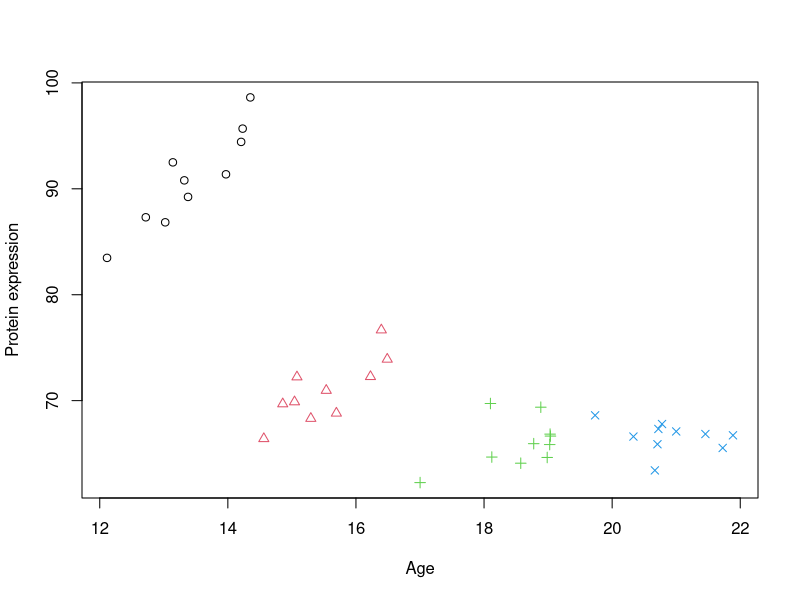
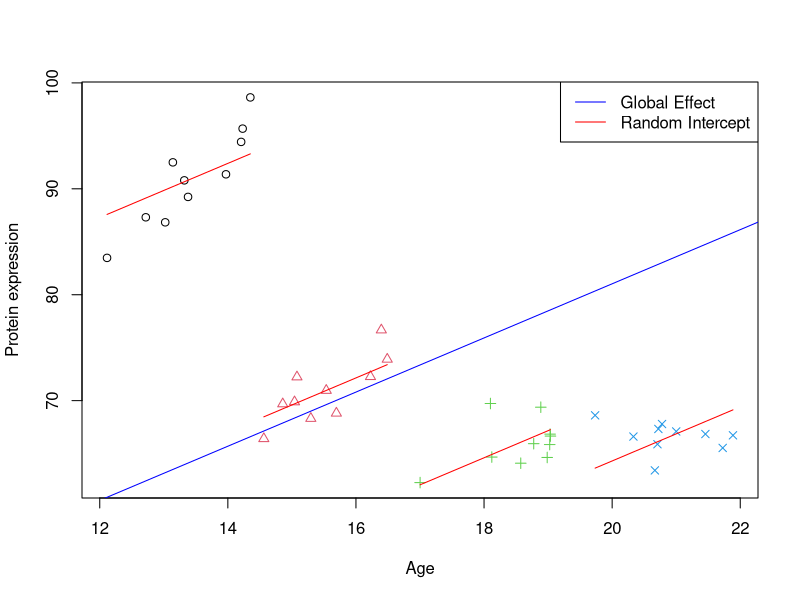
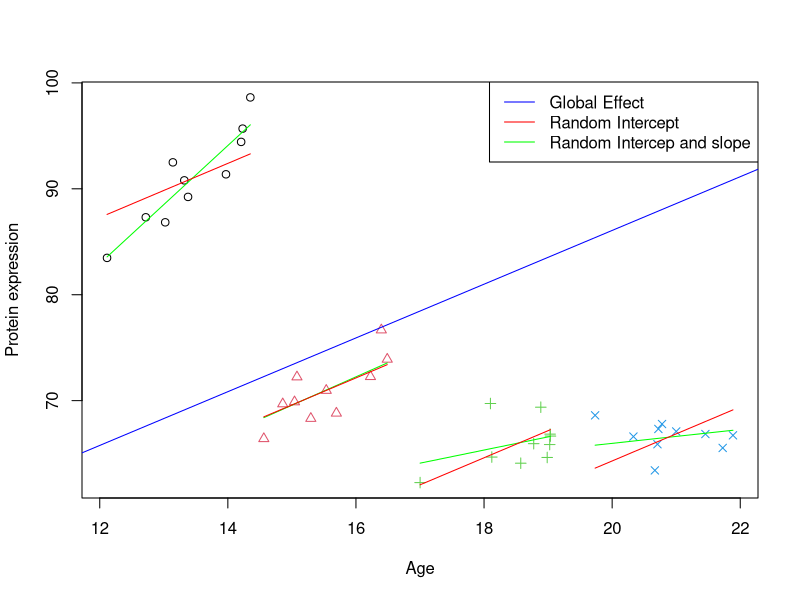
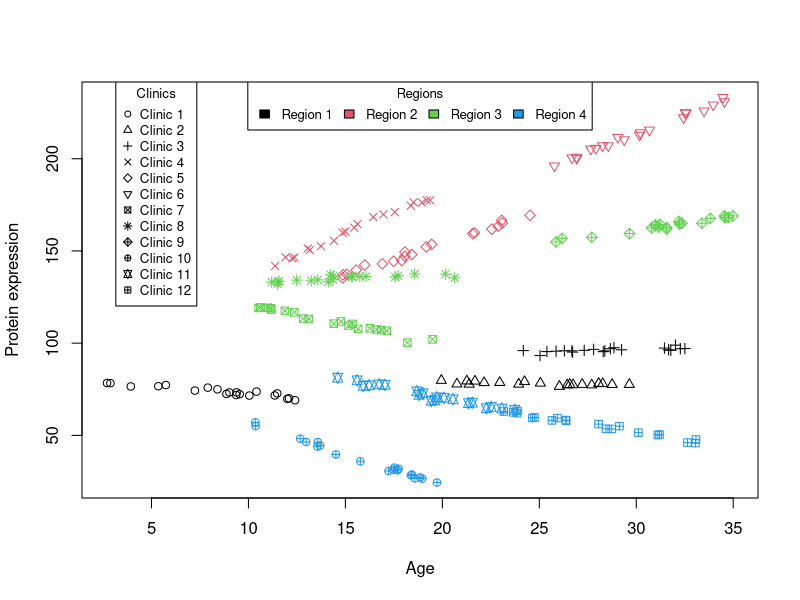
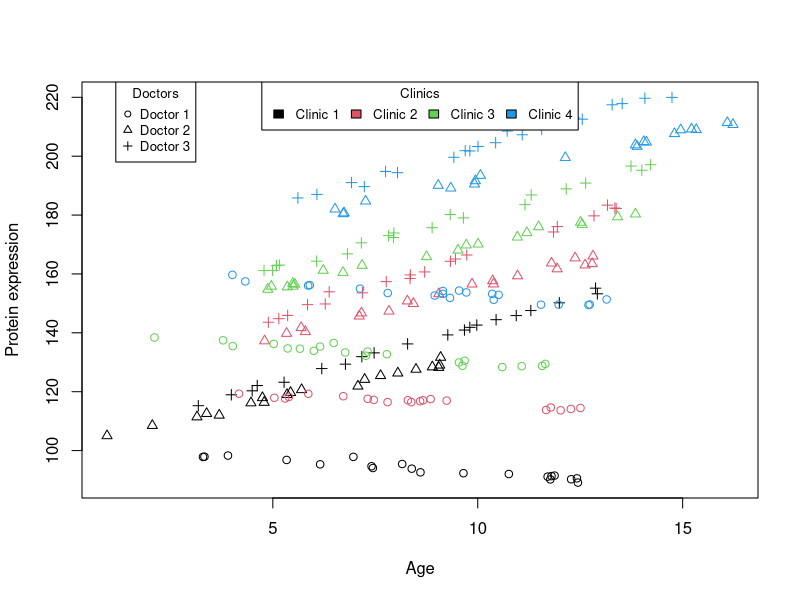
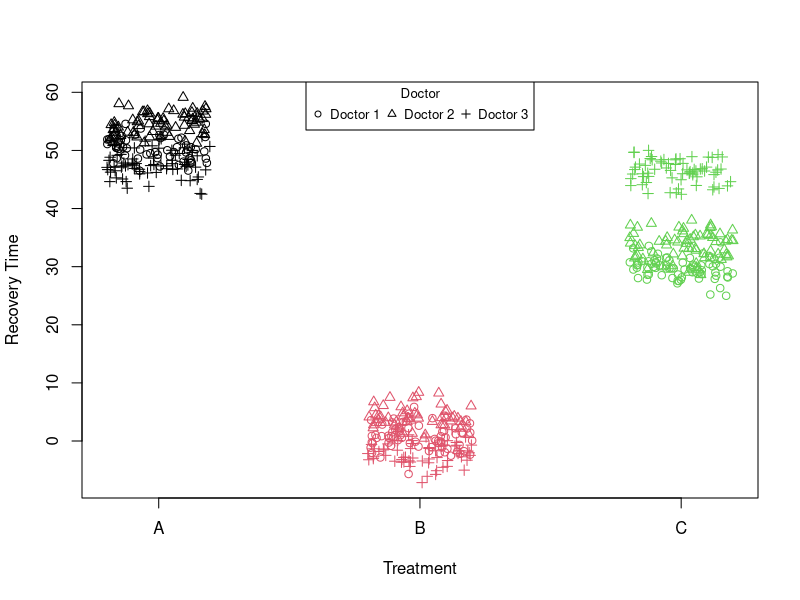
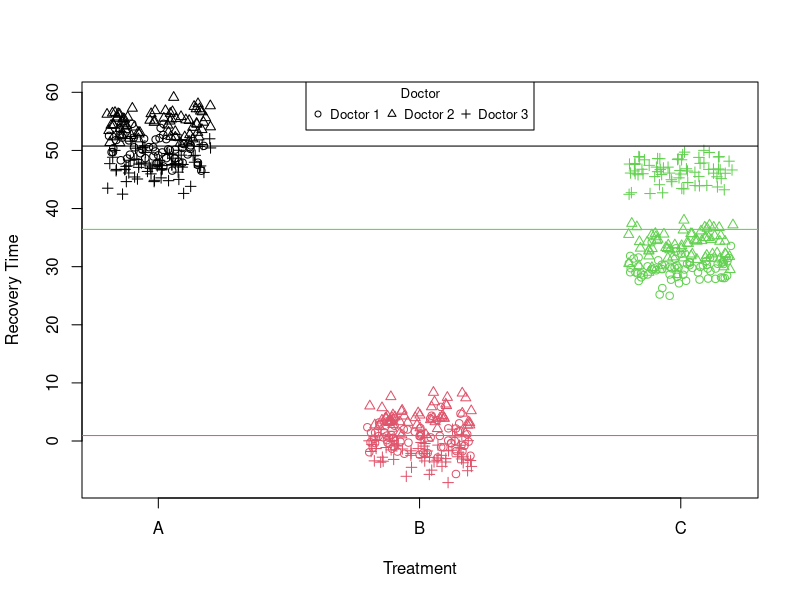
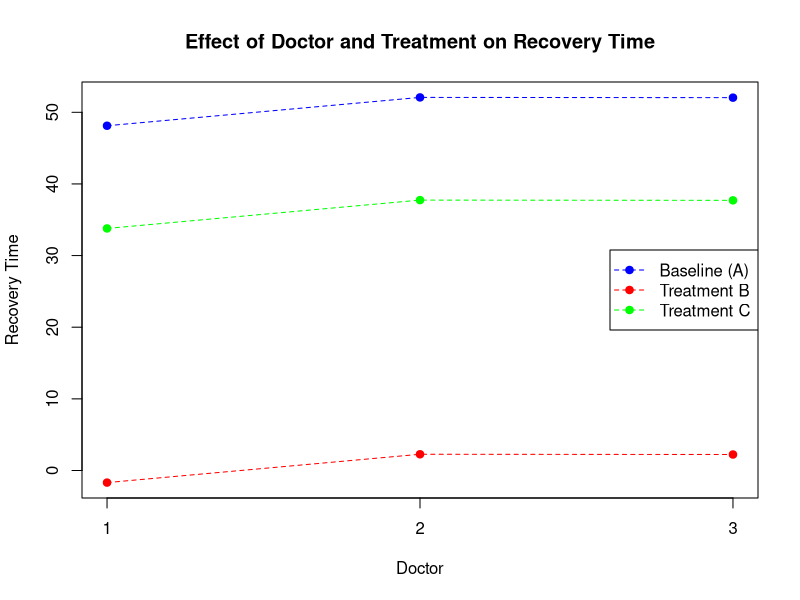

These figures' R source, in order:
## ---- chunk 1
#| code-fold: true
#| label: fig-scatter-plot
#| fig-cap: "A scatter plot of Age vs. Protein expression"


simulate_grouped_trend <- function(group_count = 5, points_per_group = 10, global_slope = -10, global_intercept = 30, group_slope = 2, noise_sd = 50,noise_sd2=2) {
  set.seed(123) # Setting a seed for reproducibility
  
  # Initialize an empty data frame to store the simulated data
  data <- data.frame(x = numeric(), y = numeric())
  
  # Loop to create each group
  for (i in 1:group_count) {
    x_start <- 12 + (i - 1) * (10 / group_count) # Stagger the start of x for each group
    x <- runif(points_per_group, min = x_start, max = x_start + (10 / group_count))
    
    # Apply a local positive trend within the group, but maintain the global negative trend
    local_intercept <- global_intercept + global_slope * (x_start + (10 / (2 * group_count))) + rnorm(1, mean = 0, sd = noise_sd)
    y <- local_intercept + group_slope[i] * (x - x_start) + rnorm(points_per_group, mean = 0, sd = noise_sd2)
    
    # Combine this group with the overall dataset
    group_data <- data.frame(x = x, y = y,group=i)
    data <- rbind(data, group_data)
  }
  
  return(data)
}

# generate simulated data
data_int <- simulate_grouped_trend(group_count = 4,points_per_group = 10,global_slope = -2,global_intercept = 100,group_slope = c(6,4,2,1),noise_sd = 5,noise_sd2=2)

# set group to factor

data_int$group <- factor(data_int$group)
# plot the data
plot(data_int$x,data_int$y,xlab="Age",ylab="Protein expression",col=data_int$group,pch=as.numeric(data_int$group))

## ---- chunk 2
#| code-fold: true
# Fit a linear regression model
model_lm <- lm(y ~ 1+x+group, data = data_int)
summary(model_lm)
## ---- chunk 3
#| code-fold: true
library(lme4)
# Fit a mixed linear regression model
model_lmm <- lmer(y ~ 1+x+(1|group), data = data_int)
summary(model_lmm)
## ---- chunk 4
#| code-fold: true
as.list(summary(model_lmm))[['coefficients']]
## ---- chunk 5
#| code-fold: true
as.list(summary(model_lmm))[['varcor']]
## ---- chunk 6
#| code-fold: true
print(ranef(model_lmm))
## ---- chunk 7
#| label: fig-scatter-plot-grouped-lmm
#| fig-cap: "Scatter plot of Age vs. Protein expression per group with random intercept"
#| code-fold: true

# Plotting the initial scatter plot with points colored by group and shape determined by group
plot(data_int$x, data_int$y, xlab="Age", ylab="Protein expression",
     col=data_int$group, pch=as.numeric(data_int$group))

# Looping through each unique group in the dataset
for (group in unique(data_int$group)) {
  # Subset data for the current group
  group_data <- data_int[data_int$group == group,]

  # Calculate the intercept for the group by adding the fixed intercept to the group's random effect
  intercept <- fixef(model_lmm)[1] + ranef(model_lmm)[[1]][group, 1]

  # Extract the fixed effect slope from the model
  slope <- fixef(model_lmm)[2]
  # Draw a line for the group using the calculated intercept and slope
  lines(y = intercept + slope * group_data$x, x = group_data$x, col = "red", lty = 1)

}

  # Draw a global effect line using the fixed effect intercept and slope from the model
  abline(a = fixef(model_lmm)[1], b = fixef(model_lmm)[2], col = "blue")
  
# Adding a legend to the plot
legend_labels <- c("Global Effect", "Random Intercept")
legend("topright", legend = legend_labels, col = c("blue", "red"), lty = 1)

## ---- chunk 8
#| code-fold: true
# Fit a mixed linear regression model with random slopes
model_lmm_rs <- lmer(y ~ 1+x+(1+x|group), data = data_int)
summary(model_lmm_rs)
## ---- chunk 9
#| code-fold: true
print(VarCorr(model_lmm_rs))
## ---- chunk 10
#| label: fig-scatter-plot-grouped-lmm-rs
#| fig-cap: "Scatter plot of Age vs. Protein expression per group with random intercept and slope"
#| code-fold: true

# Plotting the initial scatter plot with points colored by group and shape determined by group
plot(data_int$x, data_int$y, xlab="Age", ylab="Protein expression",
     col=data_int$group, pch=as.numeric(data_int$group))

# Looping through each unique group in the dataset
for (group in unique(data_int$group)) {
  # Subset data for the current group
  group_data <- data_int[data_int$group == group,]

  # Calculate the intercept for the group by adding the fixed intercept to the group's random effect
  intercept <- fixef(model_lmm_rs)[1] + ranef(model_lmm_rs)[[1]][group, 1]

  # Extract the fixed effect slope from the model
  slope <- fixef(model_lmm_rs)[2]+ranef(model_lmm_rs)[[1]][group, 2]
  
  # Draw a line for the group using the calculated intercept and slope
  lines(y = intercept + slope * group_data$x, x = group_data$x, col = "green", lty = 1)
  
  intercept <- fixef(model_lmm)[1] + ranef(model_lmm)[[1]][group, 1]

  # Extract the fixed effect slope from the model
  slope <- fixef(model_lmm)[2]
  
  lines(y = intercept + slope * group_data$x, x = group_data$x, col = "red", lty = 1)
  
  
}

  # Draw a global effect line using the fixed effect intercept and slope from the model
  abline(a = fixef(model_lmm_rs)[1], b = fixef(model_lmm_rs)[2], col = "blue")
  
# Adding a legend to the plot
legend_labels <- c("Global Effect", "Random Intercept", "Random Intercep and slope")
legend("topright", legend = legend_labels, col = c("blue", "red","green"), lty = 1)


## ---- chunk 11
#| label: fig-scatter-plot-grouped-lmm-nested
#| fig-cap: "Scatter plot of Age vs. Protein expression for nested design"
#| code-fold: true
#| 
simulate_grouped_trend_nested <- function(region_count = 3, clinics_per_region = 5, measurements_per_clinic = 10,
                                                         global_slope = -10, global_intercept = 30, 
                                                         region_effects = c(), region_slopes = c(),
                                                         clinic_effects = list(), clinic_slopes = list()) {
  set.seed(123) # Setting a seed for reproducibility
  
  # Initialize an empty data frame to store the simulated data
  data <- data.frame(x = numeric(), y = numeric(), clinic = integer(), region = integer())

  clinic_id_counter = 1 # Initialize a counter for clinic IDs across regions
  
  # Loop to create data for each region
  for (region in 1:region_count) {
    # Use the specific region effect and slope
    region_effect_adj = region_effects[region]
    region_slope_adj = region_slopes[region]
    
    # Loop to create data for each clinic within a region
    for (clinic in 1:clinics_per_region) {
      x_start = runif(1, min = 0, max = 10) + 10 * (clinic - 1) # More continuous x values across clinics
      x = runif(measurements_per_clinic, min = x_start, max = x_start + 10) # Continuous x for measurements
      
      # Use the specific clinic effect and slope
      clinic_effect = clinic_effects[[region]][clinic]
      clinic_slope = clinic_slopes[[region]][clinic]
      
      # Simulate measurements for each clinic
      for (i in 1:measurements_per_clinic) {
        # Model y incorporating both global and specific slopes and effects
        y = (global_intercept + region_effect_adj + clinic_effect) + 
            (global_slope + region_slope_adj + clinic_slope) * x[i] + 
            rnorm(1, mean = 0, sd = 1) # Assuming measurement_noise_sd is constant for simplicity
        
        # Combine this measurement with the overall dataset
        data = rbind(data, data.frame(x = x[i], y = y, clinic = clinic_id_counter, region = region))
      }
      
      clinic_id_counter <- clinic_id_counter + 1 # Increment clinic ID for unique identification across regions
    }
  }
  
  return(data)
}




set.seed(10)
data_int_nested<-simulate_grouped_trend_nested(region_count = 4,
                                                             clinics_per_region = 3,
                                                             measurements_per_clinic = 20,
                                                             global_slope = 0,global_intercept = 100,
                                                             region_effects = rnorm(4,mean = 0,sd = 20),
                                                             region_slopes=rnorm(4,mean = 0.1,sd = 2),
       clinic_effects = lapply(1:4,function(i){rnorm(3,mean = 0,sd = 10)}),
      clinic_slopes = lapply(1:4,function(i){rnorm(3,mean = 0.1,sd = 1)}))



plot(data_int_nested$x,data_int_nested$y,col=data_int_nested$region,pch=data_int_nested$clinic,xlab = "Age",ylab = "Protein expression")
legend("top", legend = paste("Region", unique(data_int_nested$region)),
       fill = unique(data_int_nested$region), cex = 0.8, title = "Regions",horiz=T)

legend("topleft", legend = paste("Clinic", unique(data_int_nested$clinic)),
       pch = unique(data_int_nested$clinic), col = "black", cex = 0.8, title = "Clinics", inset = c(0.05, 0))


## ---- chunk 12
#| code-fold: true

model_lmm_nested <- lmer(y~x+(x|region/clinic),data_int_nested)

print(model_lmm_nested)


## ---- chunk 13
#| label: fig-scatter-plot-grouped-lmm-crossed
#| fig-cap: "Scatter plot of Age vs. Protein expression for crossed design"
#| code-fold: true
simulate_grouped_trend_crossed <- function(clinic_count = 3, doctor_count = 5, measurements_per_combination = 10,
                                           global_slope = -10, global_intercept = 30,
                                           clinic_effects = c(), clinic_slopes = c(),
                                           doctor_effects = c(), doctor_slopes = c()) {
  set.seed(123) # Setting a seed for reproducibility

  # Initialize an empty data frame to store the simulated data
  data <- data.frame(x = numeric(), y = numeric(), doctor = integer(), clinic = integer())

  # Validate or adjust lengths of effects and slopes arrays to match counts
  if (length(clinic_effects) != clinic_count) clinic_effects <- rep(clinic_effects[1], clinic_count)
  if (length(clinic_slopes) != clinic_count) clinic_slopes <- rep(clinic_slopes[1], clinic_count)
  if (length(doctor_effects) != doctor_count) doctor_effects <- rep(doctor_effects[1], doctor_count)
  if (length(doctor_slopes) != doctor_count) doctor_slopes <- rep(doctor_slopes[1], doctor_count)

  # Loop to create data for each combination of clinic and doctor
  for (clinic in 1:clinic_count) {
    for (doctor in 1:doctor_count) {
      x_start = runif(1, min = 0, max = 10) # Continuous x values
      x = runif(measurements_per_combination, min = x_start, max = x_start + 10) # Continuous x for measurements

      # Use the specific effect and slope for the current clinic and doctor
      clinic_effect_adj = clinic_effects[clinic]
      clinic_slope_adj = clinic_slopes[clinic]
      doctor_effect = doctor_effects[doctor]
      doctor_slope = doctor_slopes[doctor]

      # Simulate measurements for each combination of clinic and doctor
      for (i in 1:measurements_per_combination) {
        # Model y incorporating both global and specific slopes and effects
        y = (global_intercept + clinic_effect_adj + doctor_effect) +
            (global_slope + clinic_slope_adj + doctor_slope) * x[i] +
            rnorm(1, mean = 0, sd = 1) # Assuming measurement_noise_sd is constant for simplicity

        # Combine this measurement with the overall dataset
        data = rbind(data, data.frame(x = x[i], y = y, doctor = doctor, clinic = clinic))
      }
    }
  }

  return(data)
}

data_int_crossed<-simulate_grouped_trend_crossed(clinic_count = 4,
                                                             doctor_count = 3,
                                                             measurements_per_combination = 20,
                                                             global_slope = 1,global_intercept = 100,
                                                             clinic_effects =c(1,20,40,60),
                                                             clinic_slopes=c(1,1.5,0.9,1.1),
       doctor_effects = c(1.3,1.2,2),
      doctor_slopes = c(-3,1,2))

  plot(data_int_crossed$x,data_int_crossed$y,col=data_int_crossed$clinic,pch=data_int_crossed$doctor,xlab = "Age",ylab = "Protein expression")

  
legend("top", legend = paste("Clinic", unique(data_int_crossed$clinic)),
       fill = unique(data_int_crossed$clinic), cex = 0.8, title = "Clinics",horiz=T)

legend("topleft", legend = paste("Doctor", unique(data_int_crossed$doctor)),
       pch = unique(data_int_crossed$doctor), col = "black", cex = 0.8, title = "Doctors", inset = c(0.05, 0))
## ---- chunk 14
#| code-fold: true

model_lmm_crossed <- lmer(y~x+(x|clinic)+(x|doctor),data_int_crossed)
print(model_lmm_crossed)
## ---- chunk 15
print(xtabs(~region+clinic,data_int_nested))
## ---- chunk 16
print(xtabs(~clinic+doctor,data_int_crossed))
## ---- chunk 17
#| label: fig-scatter-plot-grouped-lmm-treatment
#| fig-cap: "Scatter plot of treatment vs recovery time"
#| code-fold: true
simulatePatientData_treatment_doctor <- function(numDoctors = 30, numPatients = 10, seed = 12345) {
  set.seed(seed)
  
  # Parameters
  intercept = 50  # Baseline recovery time
  treatmentEffect = c(A = 0, B = -50, C = -20)  # Treatment effect on recovery time
  # Simulate data
  doctors <- rep(1:numDoctors, each = numPatients)
  treatment <- sample(c("A", "B", "C"), size = numDoctors * numPatients, replace = TRUE)

  # Random effects for doctors
  doctorIntercept <- rnorm(numDoctors, 0, 2)  # Variation in doctor baseline recovery times
  doctorTreatmentBEffect <- rnorm(numDoctors, 0, 2)  # Variation in treatment B effect by doctor
  doctorTreatmentCEffect <- rnorm(numDoctors, 0, 2)  # Variation in treatment C effect by doctor
  
  # Calculate recovery time
  doctor_var<-list(c(1,1.4,0),c(1.2,1,0),c(0.9,1.3,20))
  tr<-treatmentEffect[treatment]
   for(i in unique(doctors))
   {
     tr[treatment=="A" & doctors==i]<-tr[treatment=="A" &doctors==i]+doctor_var[[i]][1]
     tr[treatment=="B" & doctors==i]<-tr[treatment=="B" &doctors==i]+doctor_var[[i]][2]
     tr[treatment=="C" & doctors==i]<-tr[treatment=="C" &doctors==i]+doctor_var[[i]][3]
     
   }
   
  
  recoveryTime <- intercept+tr + 
                  #(treatment == "B") * doctorTreatmentBEffect[doctors] + 
                  #(treatment == "C") * doctorTreatmentCEffect[doctors] + 
                  doctorIntercept[doctors] +
                  rnorm(numDoctors * numPatients, 0, 2)  # Add some observation noise
  
  data <- data.frame(doctor = doctors, treatment = treatment, recoveryTime = recoveryTime)
  return(data)
}
data_int_treatment <- simulatePatientData_treatment_doctor(numDoctors = 3,numPatients = 200)
data_int_treatment$treatment <- factor(data_int_treatment$treatment)
plot(data_int_treatment$recoveryTime ~ jitter(as.numeric(data_int_treatment$treatment), 1), col=as.factor(data_int_treatment$treatment),pch=as.numeric(as.factor(data_int_treatment$doctor)),xaxt="n",xlab="Treatment",ylab = "Recovery Time")
axis(1, at=c(1,2,3), labels=c("A","B","C"))
legend("top", legend = paste("Doctor", unique(data_int_treatment$doctor)),
       pch = unique(data_int_treatment$doctor), cex = 0.8, title = "Doctor",horiz=T)

## ---- chunk 18
#| code-fold: true
model_lmm_treatment <- lmer(recoveryTime~treatment+(1|doctor),data_int_treatment)
print(model_lmm_treatment)
## ---- chunk 19
#| label: fig-scatter-plot-grouped-lmm-treatment-fixed-effect
#| fig-cap: "Scatter plot of treatment vs recovery time (fixed effects)"
#| code-fold: true

plot(data_int_treatment$recoveryTime ~ jitter(as.numeric(data_int_treatment$treatment), 1), col=as.factor(data_int_treatment$treatment),pch=as.numeric(as.factor(data_int_treatment$doctor)),xaxt="n",xlab="Treatment",ylab = "Recovery Time")
axis(1, at=c(1,2,3), labels=c("A","B","C"))
legend("top", legend = paste("Doctor", unique(data_int_treatment$doctor)),
       pch = unique(data_int_treatment$doctor), cex = 0.8, title = "Doctor",horiz=T)



abline(fixef(model_lmm_treatment)[1],b = 0,col=1)
abline(fixef(model_lmm_treatment)[1]+fixef(model_lmm_treatment)[2],b = 0,col=2)
abline(fixef(model_lmm_treatment)[1]+fixef(model_lmm_treatment)[3],b = 0,col=3)

## ---- chunk 20
#| code-fold: true
print(coef(model_lmm_treatment))
## ---- chunk 21
#| label: fig-scatter-plot-grouped-lmm-treatment-random-effect
#| fig-cap: "Scatter plot of treatment vs recovery time (random intercept)"
#| code-fold: true

doctor_effects <- cbind(doctor=c(1:3),coef(model_lmm_treatment)$doctor)
colnames(doctor_effects)[2]<-c("intercept")
# Calculate adjusted means for treatments B and C
doctor_effects$treatmentB_effect = doctor_effects$intercept + doctor_effects$treatmentB
doctor_effects$treatmentC_effect = doctor_effects$intercept + doctor_effects$treatmentC

# Plot
plot(NULL, xlim=c(1, 3), ylim=range(c(doctor_effects$intercept, doctor_effects$treatmentB_effect, doctor_effects$treatmentC_effect)), xlab="Doctor", ylab="Recovery Time", main="Effect of Doctor and Treatment on Recovery Time",xaxt="n")
axis(1, at=c(1,2,3), labels=c("1","2","3"))


points(doctor_effects$doctor, doctor_effects$intercept, pch=19, col="blue") # Baseline (A)
points(doctor_effects$doctor, doctor_effects$treatmentB_effect, pch=19, col="red") # Treatment B
points(doctor_effects$doctor, doctor_effects$treatmentC_effect, pch=19, col="green") # Treatment C

# Connect points with lines to show the constant effect across doctors
lines(doctor_effects$doctor, doctor_effects$intercept, col="blue", lty=2)
lines(doctor_effects$doctor, doctor_effects$treatmentB_effect, col="red", lty=2)
lines(doctor_effects$doctor, doctor_effects$treatmentC_effect, col="green", lty=2)

legend("right", legend=c("Baseline (A)", "Treatment B", "Treatment C"), col=c("blue", "red", "green"), pch=19, lty=2)

## ---- chunk 22
#| code-fold: true

model_lmm_treatment_rnd <-  lmer(recoveryTime~treatment+(1+treatment|doctor),data_int_treatment)
print(model_lmm_treatment_rnd)
## ---- chunk 23
#| label: fig-scatter-plot-grouped-lmm-treatment-random-effect2
#| fig-cap: "Scatter plot of treatment vs recovery time (random intercept and deviation)"
#| code-fold: true

doctor_effects <- cbind(doctor=c(1:3),coef(model_lmm_treatment_rnd)$doctor)
colnames(doctor_effects)[2]<-c("intercept")
# Calculate adjusted means for treatments B and C
doctor_effects$treatmentB_effect = doctor_effects$intercept + doctor_effects$treatmentB
doctor_effects$treatmentC_effect = doctor_effects$intercept + doctor_effects$treatmentC

# Plot
plot(NULL, xlim=c(1, 3), ylim=range(c(doctor_effects$intercept, doctor_effects$treatmentB_effect, doctor_effects$treatmentC_effect)), xlab="Doctor", ylab="Recovery Time", main="Effect of Doctor and Treatment on Recovery Time",xaxt="n")
axis(1, at=c(1,2,3), labels=c("1","2","3"))


points(doctor_effects$doctor, doctor_effects$intercept, pch=19, col="blue") # Baseline (A)
points(doctor_effects$doctor, doctor_effects$treatmentB_effect, pch=19, col="red") # Treatment B
points(doctor_effects$doctor, doctor_effects$treatmentC_effect, pch=19, col="green") # Treatment C

# Connect points with lines to show the constant effect across doctors
lines(doctor_effects$doctor, doctor_effects$intercept, col="blue", lty=2)
lines(doctor_effects$doctor, doctor_effects$treatmentB_effect, col="red", lty=2)
lines(doctor_effects$doctor, doctor_effects$treatmentC_effect, col="green", lty=2)


legend("right", legend=c("Baseline (A)", "Treatment B", "Treatment C"), col=c("blue", "red", "green"), pch=19, lty=2)

## ---- chunk 24
#| label: fig-scatter-plot-grouped-lmm-treatment-dose-random-effect
#| fig-cap: "Scatter plot of treatment vs recovery time vs dosage"
#| code-fold: true

simulatePatientData <- function(numDoctors = 30, numPatients = 10,doctor_dosage,doctor_var, seed = 12345) {
  set.seed(seed)

  # Parameters
  intercept = 50  # Baseline recovery time
  treatmentEffect = c(A = 0, B = -50, C = -20)  # Treatment effect on recovery time
  dosageEffect = c(A = 3, B = -2, C = 1) # Effect of dosage on recovery time

  # Simulate data
  doctors <- rep(1:numDoctors, each = numPatients)
  treatment <- sample(c("A", "B", "C"), size = numDoctors * numPatients, replace = TRUE)
  dosage <- runif(numDoctors * numPatients, min = 1, max = 10)  # Dosage levels between 1 and 10
  dosageEffect<-rep(dosageEffect,each=numPatients)
  # Random effects for doctors
  doctorIntercept <- rnorm(numDoctors, 0, 2)  # Variation in doctor baseline recovery times

  # Calculate recovery time
  tr<-treatmentEffect[treatment]
   for(i in unique(doctors))
   {
     tr[treatment=="A" & doctors==i]<-tr[treatment=="A" &doctors==i]+doctor_var[[i]][1]
     tr[treatment=="B" & doctors==i]<-tr[treatment=="B" &doctors==i]+doctor_var[[i]][2]
     tr[treatment=="C" & doctors==i]<-tr[treatment=="C" &doctors==i]+doctor_var[[i]][3]

   }


  recoveryTime <- intercept+tr +
                   unlist(doctor_dosage)[paste(doctors,".",treatment,sep="")] * dosage + doctorIntercept[doctors] +
                  rnorm(numDoctors * numPatients, 0, 2)  # Add some observation noise

  data <- data.frame(doctor = doctors, treatment = treatment, dosage = dosage, recoveryTime = recoveryTime)
  return(data)
}

# Generate the data
data_int_interaction <- simulatePatientData(numDoctors = 3,numPatients = 200,doctor_dosage=list("1"=c(A = 3, B = -2, C = 1),
                      "2"=c(A = 3, B = -2, C = 1),"3"=c(A = 3, B = -2, C = -1)),doctor_var=list(c(1,1.4,0),c(1.2,1,0),c(0.9,1,50)))

data_int_interaction$treatment<-factor(data_int_interaction$treatment,levels = c("A","B","C"))

 plot(data_int_interaction$dosage,data_int_interaction$recoveryTime,col=as.factor(data_int_interaction$treatment),pch=as.numeric(as.factor(data_int_interaction$doctor)),
      xlab="Dosage",ylab="Recovery time")

 legend("top", legend = paste("Doctor", unique(data_int_interaction$doctor)),
       pch = unique(data_int_interaction$doctor), cex = 0.8, title = "Doctor",horiz=T)
  legend("topleft", legend = paste("Treatment", levels(data_int_interaction$treatment)),
       pch=1,col = 1:length(levels(data_int_interaction$treatment)), cex = 0.8, title = "Treatment",horiz=F)
 
## ---- chunk 25
#| code-fold: true

model_lmm_treatment_dosse <-  lmer(recoveryTime~treatment*dosage+(1|doctor),data_int_interaction)
print(model_lmm_treatment_dosse)

## ---- chunk 26
#| label: fig-scatter-plot-grouped-lmm-treatment-dose-random-effect-fitted
#| fig-cap: "Scatter plot of treatment vs recovery time vs dosage, fitted lines"
#| code-fold: true


 plot(data_int_interaction$dosage,data_int_interaction$recoveryTime,col=as.factor(data_int_interaction$treatment),pch=as.numeric(as.factor(data_int_interaction$doctor)),
      xlab="Dosage",ylab="Recovery time")


for(dr in unique(data_int_interaction$doctor))
{
  abline(coef(model_lmm_treatment_dosse)[[1]][dr,1],
       coef(model_lmm_treatment_dosse)[[1]][dr,4],lty=dr,col=1)

abline(coef(model_lmm_treatment_dosse)[[1]][dr,1]+coef(model_lmm_treatment_dosse)[[1]][dr,2],
       coef(model_lmm_treatment_dosse)[[1]][dr,4]+coef(model_lmm_treatment_dosse)[[1]][dr,5],lty=dr,col=2)

abline(coef(model_lmm_treatment_dosse)[[1]][dr,1]+coef(model_lmm_treatment_dosse)[[1]][dr,3],
       coef(model_lmm_treatment_dosse)[[1]][dr,4]+coef(model_lmm_treatment_dosse)[[1]][dr,6],lty=dr,col=3)

}




## ---- chunk 27
#| label: fig-scatter-plot-grouped-lmm-treatment-dose-random-effect-fitted2
#| fig-cap: "Scatter plot of treatment vs recovery time vs dosage, fitted lines"
#| code-fold: true
model_lmm_treatment_doss_rnd <-  lmer(recoveryTime~treatment*dosage+(1+dosage|doctor),data_int_interaction)
print(model_lmm_treatment_doss_rnd)

 plot(data_int_interaction$dosage,data_int_interaction$recoveryTime,col=as.factor(data_int_interaction$treatment),pch=as.numeric(as.factor(data_int_interaction$doctor)),
      xlab="Dosage",ylab="Recovery time")


for(dr in unique(data_int_interaction$doctor))
{
  abline(coef(model_lmm_treatment_doss_rnd)[[1]][dr,1],
       coef(model_lmm_treatment_doss_rnd)[[1]][dr,4],lty=dr,col=1)

abline(coef(model_lmm_treatment_doss_rnd)[[1]][dr,1]+coef(model_lmm_treatment_doss_rnd)[[1]][dr,2],
       coef(model_lmm_treatment_doss_rnd)[[1]][dr,4]+coef(model_lmm_treatment_doss_rnd)[[1]][dr,5],lty=dr,col=2)

abline(coef(model_lmm_treatment_doss_rnd)[[1]][dr,1]+coef(model_lmm_treatment_doss_rnd)[[1]][dr,3],
       coef(model_lmm_treatment_doss_rnd)[[1]][dr,4]+coef(model_lmm_treatment_doss_rnd)[[1]][dr,6],lty=dr,col=3)

}


## ---- chunk 28
#| label: fig-scatter-plot-grouped-lmm-treatment-dose-random-effect-fitted3
#| fig-cap: "Scatter plot of treatment vs recovery time vs dosage, fitted lines"
#| code-fold: true
model_lmm_treatment_doss_trt_rnd <-  lmer(recoveryTime~treatment*dosage+(1+treatment+dosage|doctor),data_int_interaction)
print(model_lmm_treatment_doss_trt_rnd)

 plot(data_int_interaction$dosage,data_int_interaction$recoveryTime,col=as.factor(data_int_interaction$treatment),pch=as.numeric(as.factor(data_int_interaction$doctor)),
      xlab="Dosage",ylab="Recovery time")


for(dr in unique(data_int_interaction$doctor))
{
  abline(coef(model_lmm_treatment_doss_trt_rnd)[[1]][dr,1],
       coef(model_lmm_treatment_doss_trt_rnd)[[1]][dr,4],lty=dr,col=1)

abline(coef(model_lmm_treatment_doss_trt_rnd)[[1]][dr,1]+coef(model_lmm_treatment_doss_trt_rnd)[[1]][dr,2],
       coef(model_lmm_treatment_doss_trt_rnd)[[1]][dr,4]+coef(model_lmm_treatment_doss_trt_rnd)[[1]][dr,5],lty=dr,col=2)

abline(coef(model_lmm_treatment_doss_trt_rnd)[[1]][dr,1]+coef(model_lmm_treatment_doss_trt_rnd)[[1]][dr,3],
       coef(model_lmm_treatment_doss_trt_rnd)[[1]][dr,4]+coef(model_lmm_treatment_doss_trt_rnd)[[1]][dr,6],lty=dr,col=3)

}


## ---- chunk 29
#| label: fig-scatter-plot-grouped-lmm-treatment-dose-random-effect-fitted4
#| fig-cap: "Scatter plot of treatment vs recovery time vs dosage, fitted lines"
#| code-fold: true
model_lmm_treatment_int_rnd <-  lmer(recoveryTime~treatment*dosage+(1+treatment*dosage|doctor),data_int_interaction)
print(model_lmm_treatment_int_rnd)
 plot(data_int_interaction$dosage,data_int_interaction$recoveryTime,col=as.factor(data_int_interaction$treatment),pch=as.numeric(as.factor(data_int_interaction$doctor)),
      xlab="Dosage",ylab="Recovery time")

 
 

for(dr in unique(data_int_interaction$doctor))
{
  abline(coef(model_lmm_treatment_int_rnd)[[1]][dr,1],
       coef(model_lmm_treatment_int_rnd)[[1]][dr,4],lty=dr,col=1)

abline(coef(model_lmm_treatment_int_rnd)[[1]][dr,1]+coef(model_lmm_treatment_int_rnd)[[1]][dr,2],
       coef(model_lmm_treatment_int_rnd)[[1]][dr,4]+coef(model_lmm_treatment_int_rnd)[[1]][dr,5],lty=dr,col=2)

abline(coef(model_lmm_treatment_int_rnd)[[1]][dr,1]+coef(model_lmm_treatment_int_rnd)[[1]][dr,3],
       coef(model_lmm_treatment_int_rnd)[[1]][dr,4]+coef(model_lmm_treatment_int_rnd)[[1]][dr,6],lty=dr,col=3)

}


## ---- chunk 30
#| code-fold: true
#| 
m1 <- lmer(recoveryTime~treatment*dosage+(1|doctor),data_int_interaction, REML = TRUE)
m2 <- lmer(recoveryTime~treatment*dosage+(1+treatment|doctor),data_int_interaction, REML = TRUE)
m3 <- lmer(recoveryTime~treatment*dosage+(1+treatment+dosage|doctor),data_int_interaction, REML = TRUE)
m4 <- lmer(recoveryTime~treatment*dosage+(1+treatment*dosage|doctor),data_int_interaction, REML = TRUE)
print(anova(m1,m2,m3,m4,refit=FALSE))
## ---- chunk 31
#| code-fold: true
#| 
m1 <- lmer(recoveryTime~1+(1+treatment*dosage|doctor),data_int_interaction, REML = FALSE)
m2 <- lmer(recoveryTime~treatment+(1+treatment*dosage|doctor),data_int_interaction, REML = FALSE)
m3 <- lmer(recoveryTime~treatment+dosage+(1+treatment*dosage|doctor),data_int_interaction, REML = FALSE)
m4 <- lmer(recoveryTime~treatment*dosage+(1+treatment*dosage|doctor),data_int_interaction, REML = FALSE)
print(anova(m1,m2,m3,m4,refit=TRUE))
## ---- chunk 32
#| label: residul_vs_fitted
#| fig-cap: "Scatter plot of residuals vs fitted values"
#| code-fold: true
plot(model_lmm_treatment_int_rnd)
## ---- chunk 33
#| code-fold: true
library(emmeans)
em_object <- emmeans(model_lmm_treatment_int_rnd,specs = "treatment",by = "dosage",lmer.df = "satterthwaite")
print(pairs(em_object))
## ---- chunk 34
#| label: pairwise-p-value-plot
#| fig-cap: "Example of Pairwise P-value plot"
#| code-fold: true
pwpp(em_object)
## ---- chunk 35
#| code-fold: true
em_object_trend <- emtrends(model_lmm_treatment_int_rnd, pairwise ~ treatment, var = "dosage",lmer.df = "satterthwaite")
print(em_object_trend)

## ---- chunk 36
#| code-fold: true
joint_tests(model_lmm_treatment_int_rnd,lmer.df = "satterthwaite") ## type 3
## ---- chunk 37
#| code-fold: true
joint_tests(model_lmm_treatment_int_rnd,lmer.df = "satterthwaite") ## type 3
## ---- chunk 38
#| code-fold: true

simple_model <- lmer(recoveryTime~treatment*dosage+(1+treatment*dosage|doctor),data_int_interaction)

simulated_data<-simulate(object = simple_model,nsim = 10,seed = 10)

## ---- chunk 39


tmp_data<-data_int_interaction
stat_information<-lapply(simulated_data,function(x){
 simple_model_refit <- refit(simple_model,x)
  em_obj <- emmeans(simple_model_refit,specs = "treatment",by = "dosage",lmer.df = "satterthwaite")
  data.frame(pairs(em_obj,adjust="none"))
})

cp_A_B<-sapply(stat_information,function(x){x[1,"p.value"]})
cp_A_C<-sapply(stat_information,function(x){x[2,"p.value"]})
cp_B_C<-sapply(stat_information,function(x){x[3,"p.value"]})

## ---- chunk 40
#| code-fold: true
cat("A - B power: ",mean(cp_A_B<0.05)*100,"%\n")
cat("A - B conf.level: ",binom.test(x = sum(cp_A_B<0.05), n = length(cp_A_B), 
                conf.level = .95)$conf.int*100,"\n")

cat("A - C power: ",mean(cp_A_C<0.05)*100,"%\n")
cat("A - C conf.level: ",binom.test(x = sum(cp_A_C<0.05), n = length(cp_A_C), 
                conf.level = .95)$conf.int*100,"\n")

cat("B - C power: ",mean(cp_B_C<0.05)*100,"%\n")
cat("B - C conf.level: ",binom.test(x = sum(cp_B_C<0.05), n = length(cp_B_C), 
                conf.level = .95)$conf.int*100,"\n")
